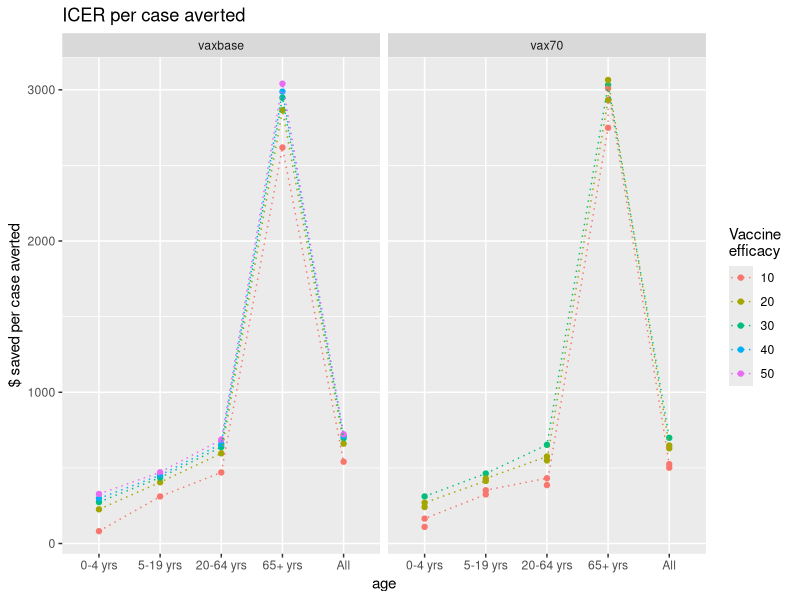
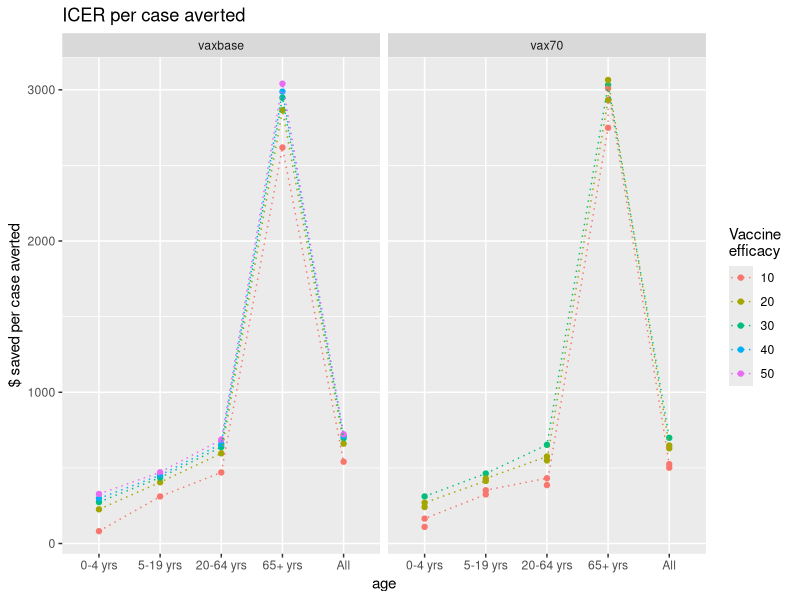
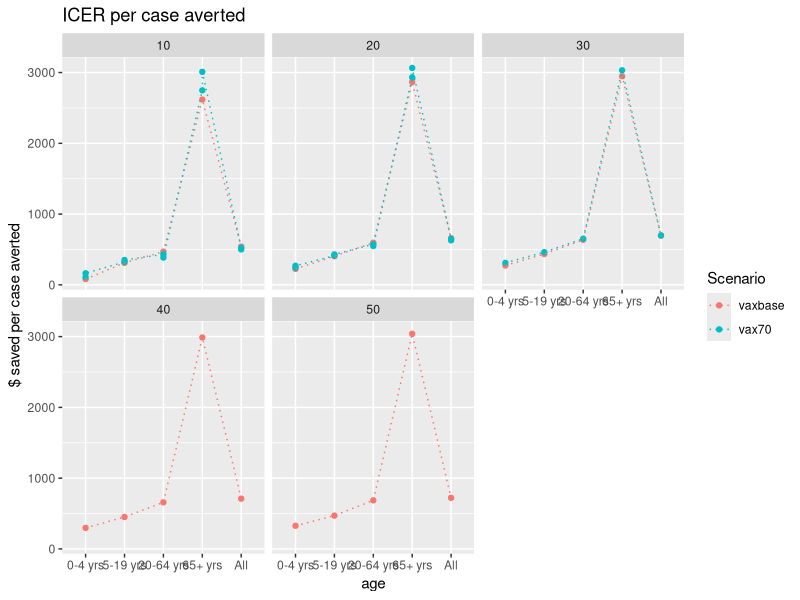
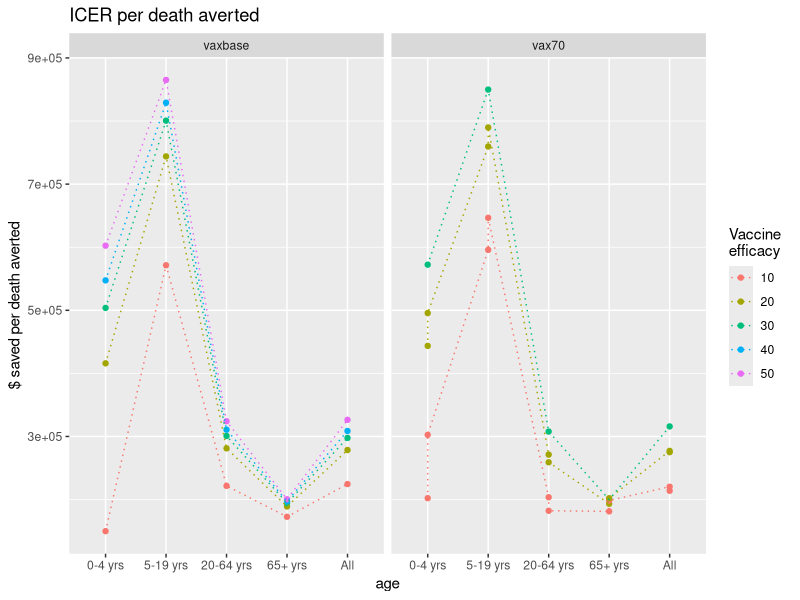
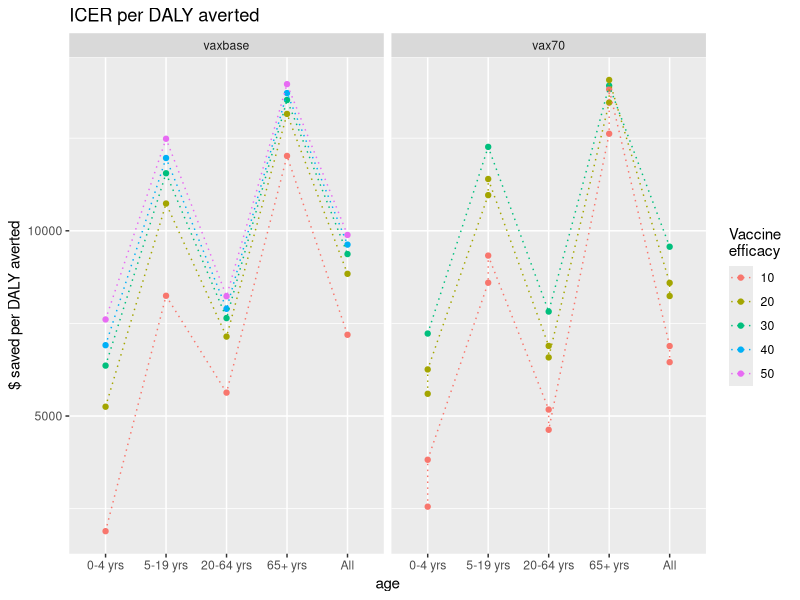
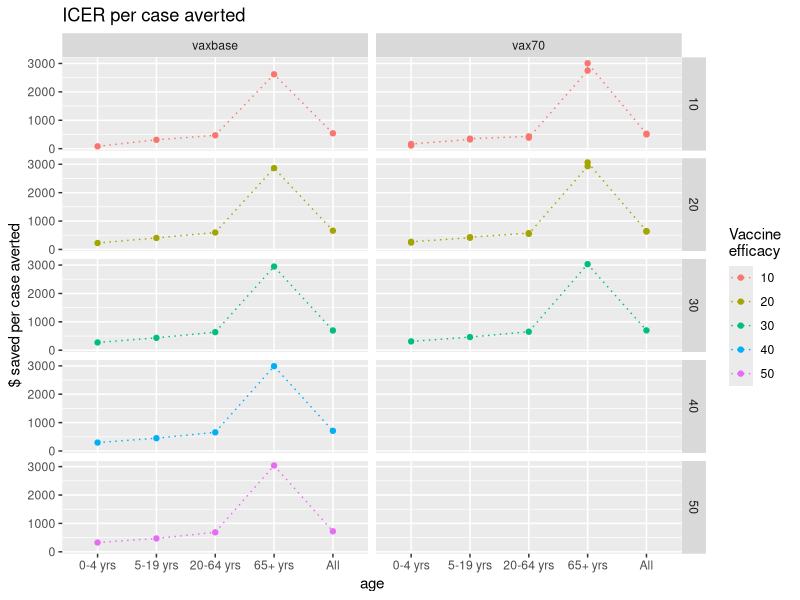
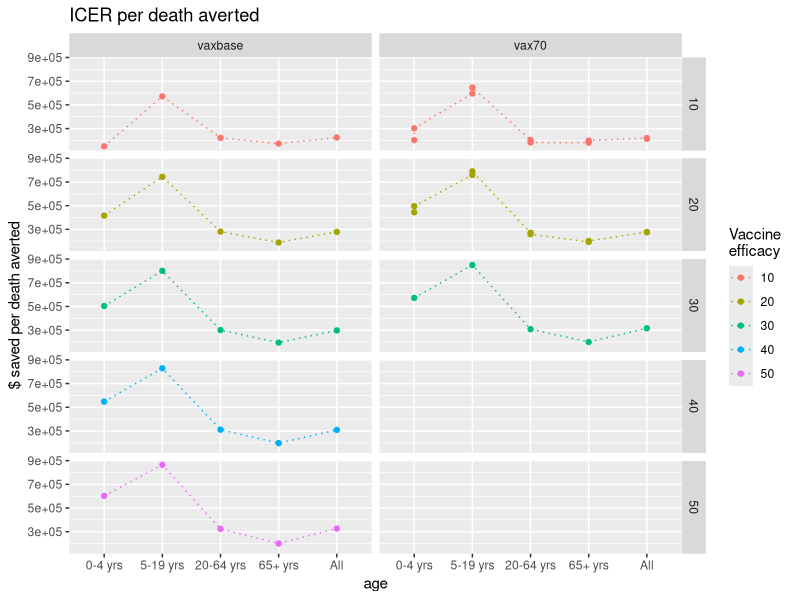
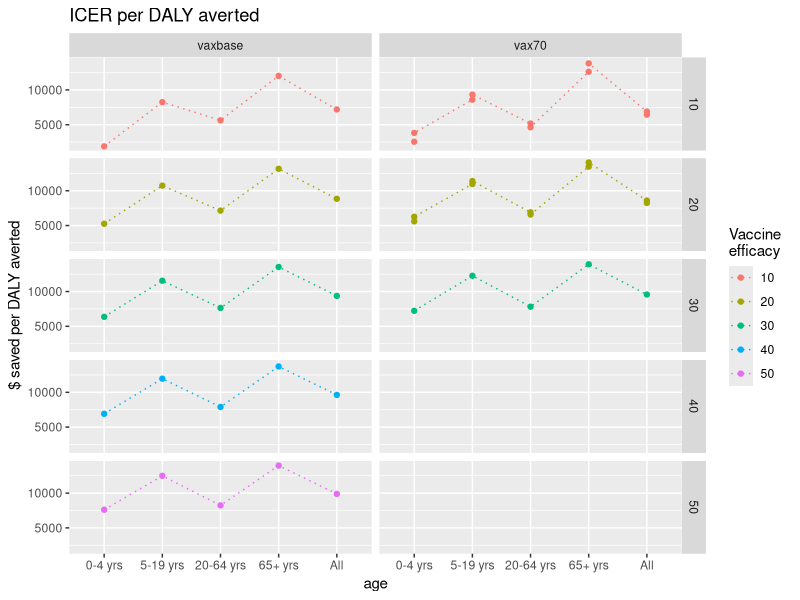

R code for these plots, in order:
## ---- chunk 1
knitr::opts_chunk$set(
	echo = FALSE,
	warning = TRUE,
	cache = TRUE,
	tidy = TRUE
)
## ---- chunk 2
rm(list = ls(all.names = TRUE))

library(ggplot2)
library(tidyr)
library(dplyr)
library(knitr)
library(rmarkdown)
library(formatR)
## ---- chunk 3
data <- read.csv("df/icer-all.csv", as.is = TRUE)

df <- data[(data$scenario!="base"),]

df$cases.averted <- as.numeric(df$cases.averted)
df$cases.averted.per100k <- as.numeric(df$cases.averted.per100k)
df$icer.case.averted <- as.numeric(df$icer.case.averted)
df$deaths.averted <- as.numeric(df$deaths.averted)
df$deaths.averted.per100k <- as.numeric(df$ deaths.averted.per100k)
df$icer.death.averted <- as.numeric(df$icer.death.averted)
df$dalys <- as.numeric(df$dalys)
df$dalys.per100k <- as.numeric(df$dalys.per100k)
df$dalys.averted <- as.numeric(df$dalys.averted)
df$dalys.averted.per100k <- as.numeric(df$dalys.averted.per100k)
df$icer.daly.averted <- as.numeric(df$icer.daly.averted)
## ---- chunk 4
# subset relevant efficacies
df2 <- df[!df$v.eff %in% c(60), ]
table(df2$v.eff, useNA = 'always')

df3 <- df2[!(df2$scenario == 'vax70' & df2$v.eff %in% c(40,50)), ]
table(df3$scenario, df3$v.eff, useNA = 'always')

# factors
df3$age <- factor(df3$age, levels = c("0-4 yrs", "5-19 yrs", "20-64 yrs", "65+ yrs", "All"))
df3$risk <- factor(df3$risk, levels = c("High", "Non-high", "All"))
df3$scenario <- factor(df3$scenario, levels = c("vaxbase", "vax70"))
df3$v.eff <- factor(df3$v.eff)

# subset by age group
age_group_df <- df3[(df3$risk=="All"),]

# subset by risk group
risk_group_df <- df3[(df3$risk!="All"),]
## ---- chunk 5
# icer per case averted
ggplot(age_group_df, aes(x = age, y = icer.case.averted, color = v.eff, group = v.eff)) + labs(color = "Vaccine \nefficacy") +
  geom_point() + geom_line(linetype = "dotted") + ylab("$ saved per case averted") +
  facet_grid(~ scenario) + ggtitle("ICER per case averted")

## Alternatively:
ggplot(df3[(df3$risk=="All"),], aes(x = age, y = icer.case.averted, group = v.eff, color = v.eff)) +
  geom_point() + geom_line(linetype = "dotted") + labs(color = "Vaccine \nefficacy") +
  ylab("$ saved per case averted") + facet_grid(~ scenario) + ggtitle("ICER per case averted")

ggplot(df3[(df3$risk=="All"),], aes(x = age, y = icer.case.averted, group = scenario, color = scenario)) +
  geom_point() + geom_line(linetype = "dotted") + labs(color = "Scenario") +
  ylab("$ saved per case averted") + facet_wrap(~ v.eff) + ggtitle("ICER per case averted")

# icer per death averted
ggplot(age_group_df, aes(x = age, y = icer.death.averted, color = v.eff, group = v.eff)) + labs(color = "Vaccine \nefficacy") +
  geom_point() + geom_line(linetype = "dotted") + ylab("$ saved per death averted") +
  facet_grid(~ scenario)+ ggtitle("ICER per death averted")

# icer per daly averted
ggplot(age_group_df, aes(x = age, y = icer.daly.averted, color = v.eff, group = v.eff)) + labs(color = "Vaccine \nefficacy") +
  geom_point() + geom_line(linetype = "dotted") + ylab("$ saved per DALY averted") +
  facet_grid(~ scenario) + ggtitle("ICER per DALY averted")
## ---- chunk 6
# icer per case averted
ggplot(age_group_df, aes(x = age, y = icer.case.averted, color = v.eff, group = v.eff)) + labs(color = "Vaccine \nefficacy") +
  geom_point() + geom_line(linetype = "dotted") + ylab("$ saved per case averted") +
  facet_grid(v.eff ~ scenario) + ggtitle("ICER per case averted")

# icer per death averted
ggplot(age_group_df, aes(x = age, y = icer.death.averted, color = v.eff, group = v.eff)) + labs(color = "Vaccine \nefficacy") +
  geom_point() + geom_line(linetype = "dotted") + ylab("$ saved per death averted") +
  facet_grid(v.eff ~ scenario) + ggtitle("ICER per death averted")

# icer per DALY averted
ggplot(age_group_df, aes(x = age, y = icer.daly.averted, color = v.eff, group = v.eff)) + labs(color = "Vaccine \nefficacy") +
  geom_point() + geom_line(linetype = "dotted") + ylab("$ saved per DALY averted") +
  facet_grid(v.eff ~ scenario) + ggtitle("ICER per DALY averted")
## ---- chunk 7
# subset vax base data
vaxbase_df <- df3[(df3$scenario=="vaxbase"),]
vaxbase_df_risk <- risk_group_df[(risk_group_df$scenario=="vaxbase"),]
vaxbase_df_age <- age_group_df[(age_group_df$scenario=="vaxbase"),]
## ---- chunk 8
ggplot(vaxbase_df_age, aes(x = age, y = cases, color = v.eff, group = v.eff)) + geom_point() + geom_line(linetype = "dotted") +
  ggtitle("Number of cases in each age group by vaccine efficacy")

ggplot(vaxbase_df_age, aes(x = age, y = cases, color = v.eff, group = v.eff)) + labs(color = "Vaccine \nefficacy") +
  geom_point() + geom_line(linetype = "dotted") + ylab("cases") +
  facet_grid(~v.eff) + ggtitle("Number of cases in each age group by vaccine efficacy")

ggplot(vaxbase_df, aes(x = age, y = cases, color = risk, group = risk)) + labs(color = "Risk \ngroup") +
  geom_point() + geom_line(linetype = "dotted") + ylab("cases") +
  facet_grid(~v.eff) + ggtitle("Number of cases in each age and risk group by vaccine efficacy")

ggplot(vaxbase_df, aes(x = age, y = cases, color = risk, group = risk)) + labs(color = "Risk \ngroup") +
  geom_point() + geom_line(linetype = "dotted") + ylab("cases") +
  facet_grid(v.eff~risk) + ggtitle("Number of cases in each age and risk group by vaccine efficacy")
## ---- chunk 9
ggplot(vaxbase_df_age, aes(x = age, y = deaths.per100k, color = v.eff, group = v.eff)) + geom_point() + geom_line(linetype = "dotted") +
  ggtitle("Deaths per 100k in each age group by vaccine efficacy")

ggplot(vaxbase_df_age, aes(x = age, y = deaths.per100k, color = v.eff, group = v.eff)) + labs(color = "Vaccine \nefficacy") +
  geom_point() + geom_line(linetype = "dotted") + ylab("deaths") +
  facet_grid(~v.eff) + ggtitle("Deaths per 100k in each age group by vaccine efficacy")

ggplot(vaxbase_df, aes(x = age, y = deaths.per100k, color = risk, group = risk)) + labs(color = "Risk \ngroup") +
  geom_point() + geom_line(linetype = "dotted") + ylab("deaths") +
  facet_grid(~v.eff) + ggtitle("Deaths per 100k in each age and risk group by vaccine efficacy")

ggplot(vaxbase_df, aes(x = age, y = deaths.per100k, color = risk, group = risk)) + labs(color = "Risk \ngroup") +
  geom_point() + geom_line(linetype = "dotted") + ylab("deaths") +
  facet_grid(v.eff~risk) + ggtitle("Deaths per 100k in each age and risk group by vaccine efficacy")
## ---- chunk 10
ggplot(vaxbase_df_age, aes(x = age, y = dalys.per100k, color = v.eff, group = v.eff)) + geom_point() + geom_line(linetype = "dotted") +
  ggtitle("DALYs per 100k in each age group by vaccine efficacy")

ggplot(vaxbase_df_age, aes(x = age, y = dalys.per100k, color = v.eff, group = v.eff)) + labs(color = "Vaccine \nefficacy") +
  geom_point() + geom_line(linetype = "dotted") + ylab("DALYs") +
  facet_grid(~v.eff) + ggtitle("DALYs per 100k in each age group by vaccine efficacy")

ggplot(vaxbase_df, aes(x = age, y = dalys.per100k, color = risk, group = risk)) + labs(color = "Risk \ngroup") +
  geom_point() + geom_line(linetype = "dotted") + ylab("DALYs") +
  facet_grid(~v.eff) + ggtitle("DALYs per 100k in each age and risk group by vaccine efficacy")

ggplot(vaxbase_df, aes(x = age, y = dalys.per100k, color = risk, group = risk)) + labs(color = "Risk \ngroup") +
  geom_point() + geom_line(linetype = "dotted") + ylab("DALYs") +
  facet_grid(v.eff~risk) + ggtitle("DALYs per 100k in each age and risk group by vaccine efficacy")
## ---- chunk 11
# subset vax70% data
vax70_df <- df3[(df3$scenario=="vax70"),]
vax70_df_risk <- risk_group_df[(risk_group_df$scenario=="vax70"),]
vax70_df_age <- age_group_df[(age_group_df$scenario=="vax70"),]
## ---- chunk 12
ggplot(vax70_df_age, aes(x = age, y = cases, color = v.eff, group = v.eff)) + geom_point() + geom_line(linetype = "dotted") +
  ggtitle("Number of cases in each age group by vaccine efficacy")

ggplot(vax70_df_age, aes(x = age, y = cases, color = v.eff, group = v.eff)) + labs(color = "Vaccine \nefficacy") +
  geom_point() + geom_line(linetype = "dotted") + ylab("cases") +
  facet_grid(~v.eff) + ggtitle("Number of cases in each age group by vaccine efficacy")

ggplot(vax70_df, aes(x = age, y = cases, color = risk, group = risk)) + labs(color = "Risk \ngroup") +
  geom_point() + geom_line(linetype = "dotted") + ylab("cases") +
  facet_grid(~v.eff) + ggtitle("Number of cases in each age and risk group by vaccine efficacy")

ggplot(vax70_df, aes(x = age, y = cases, color = risk, group = risk)) + labs(color = "Risk \ngroup") +
  geom_point() + geom_line(linetype = "dotted") + ylab("cases") +
  facet_grid(v.eff~risk) + ggtitle("Number of cases in each age and risk group by vaccine efficacy")
## ---- chunk 13
ggplot(vax70_df_age, aes(x = age, y = deaths.per100k, color = v.eff, group = v.eff)) + geom_point() + geom_line(linetype = "dotted") +
  ggtitle("Deaths per 100k in each age group by vaccine efficacy")

ggplot(vax70_df_age, aes(x = age, y = deaths.per100k, color = v.eff, group = v.eff)) + labs(color = "Vaccine \nefficacy") +
  geom_point() + geom_line(linetype = "dotted") + ylab("deaths") +
  facet_grid(~v.eff) + ggtitle("Deaths per 100k in each age group by vaccine efficacy")

ggplot(vax70_df, aes(x = age, y = deaths.per100k, color = risk, group = risk)) + labs(color = "Risk \ngroup") +
  geom_point() + geom_line(linetype = "dotted") + ylab("deaths") +
  facet_grid(~v.eff) + ggtitle("Deaths per 100k in each age and risk group by vaccine efficacy")

ggplot(vax70_df, aes(x = age, y = deaths.per100k, color = risk, group = risk)) + labs(color = "Risk \ngroup") +
  geom_point() + geom_line(linetype = "dotted") + ylab("deaths") +
  facet_grid(v.eff~risk) + ggtitle("Deaths per 100k in each age and risk group by vaccine efficacy")
## ---- chunk 14
ggplot(vax70_df_age, aes(x = age, y = dalys.per100k, color = v.eff, group = v.eff)) + geom_point() + geom_line(linetype = "dotted") +
  ggtitle("DALYs per 100k in each age group by vaccine efficacy")

ggplot(vax70_df_age, aes(x = age, y = dalys.per100k, color = v.eff, group = v.eff)) + labs(color = "Vaccine \nefficacy") +
  geom_point() + geom_line(linetype = "dotted") + ylab("DALYs") +
  facet_grid(~v.eff) + ggtitle("DALYs per 100k in each age group by vaccine efficacy")

ggplot(vax70_df, aes(x = age, y = dalys.per100k, color = risk, group = risk)) + labs(color = "Risk \ngroup") +
  geom_point() + geom_line(linetype = "dotted") + ylab("DALYs") +
  facet_grid(~v.eff) + ggtitle("DALYs per 100k in each age and risk group by vaccine efficacy")

ggplot(vax70_df, aes(x = age, y = dalys.per100k, color = risk, group = risk)) + labs(color = "Risk \ngroup") +
  geom_point() + geom_line(linetype = "dotted") + ylab("DALYs") +
  facet_grid(v.eff~risk) + ggtitle("DALYs per 100k in each age and risk group by vaccine efficacy")
